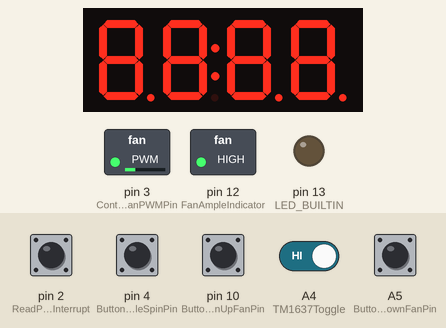
This sketch was run on a simulated Arduino Nano, built with avr-gcc and run on an emulated ATmega328P. Parts: 4-digit seven-segment display, switched loads named in the sketch (green lamp = pin HIGH), output pins drawn as LEDs (lit = HIGH). The inputs (shaded band) are chosen by the test bench; at power-on: A4 (TM1637Toggle), pin 2 (ReadPwmViaInterrupt), pin 4 (ButtonFanMiddleSpinPin) HIGH, A5 (ButtonTurnDownFanPin), pin 10 (ButtonTurnUpFanPin) LOW.

Above: at 1.2 s.
1.3 s: pin 10 (ButtonTurnUpFanPin) pulled HIGH for 1 s
At 1.9 s:
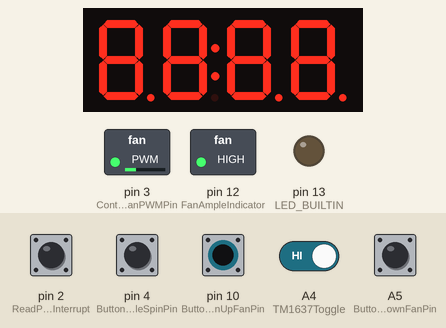
3.8 s: pin 2 (ReadPwmViaInterrupt) pulled LOW for 0.15 s
At 5.4 s:
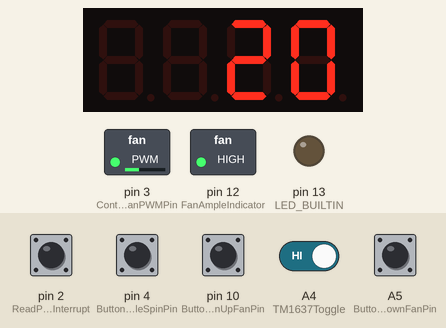
6.9 s: pin 10 (ButtonTurnUpFanPin) pulled HIGH for 0.15 s
At 7.3 s:
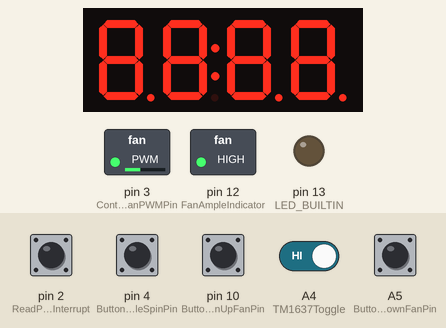
8.5 s: pin 2 (ReadPwmViaInterrupt) pulled LOW for 1 s
At 9.1 s:
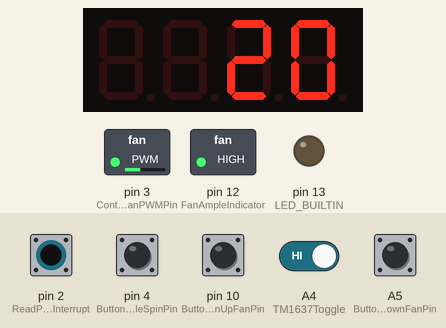
11.7 s: pin 4 (ButtonFanMiddleSpinPin) pulled LOW for 0.15 s
At 12.7 s:
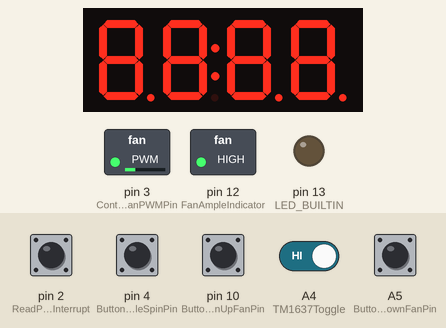
13.3 s: A5 (ButtonTurnDownFanPin) pulled HIGH for 1 s
At 14.9 s:
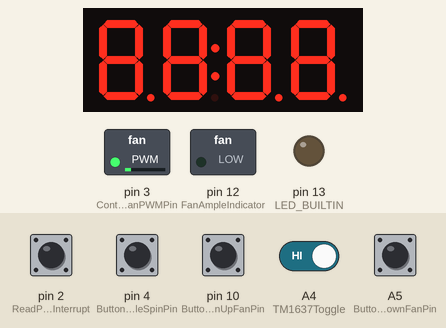
Timing chart, 0 to 16.4 s (numbered marks = the images above; inputs shaded):
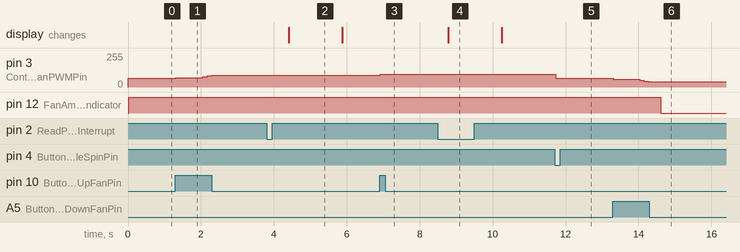

Measured:
- after the input at 1.3 s, pin 3 (ControlFanPWMPin): 64/255 → 70/255 at once, → 77/255 0.74 s later, → 83/255 0.12 s later, → 89/255 0.12 s later
- after the input at 3.8 s, the display: changes after 0.61 s (image 2)
- after the input at 6.9 s, pin 3 (ControlFanPWMPin): 89/255 → 96/255 at once
- after the input at 8.5 s, the display: changes after 0.29 s (image 4)
- after the input at 11.7 s, pin 3 (ControlFanPWMPin): 96/255 → 64/255 at once
- after the input at 13.3 s, pin 3 (ControlFanPWMPin): 64/255 → 57/255 at once, → 51/255 0.72 s later, → 45/255 0.12 s later, → 38/255 0.12 s later; pin 12 (FanAmpleIndicator): HIGH → LOW after 1.3 s
- what the display in image 2 shows lasts 1.5 s, from 4.4 s to 5.9 s

The sketch:

testt.ino
```cpp
#include <TM1637Display.h>

#include "string.h"

static const uint8_t ButtonTurnDownFanPin = A5;
static const uint8_t TM1637Toggle = A4;
static const uint8_t ButtonTurnUpFanPin = 10;
static const uint8_t ButtonFanMiddleSpinPin = 4;
static const uint8_t ReadPwmViaInterrupt = 2;
static const uint8_t FanAmpleIndicator = 12;
static const uint8_t TM1637CLK = 5;
static const uint8_t TM1637DIO = 6;
TM1637Display tm1637 = TM1637Display(TM1637CLK, TM1637DIO, 80);
// const uint8_t tm1637_void_pattern[] = {0x00, 0x00, 0x00, 0x00};
const uint8_t tm1637_all_pattern[] = {0xff, 0xff, 0xff, 0xff};

/*
 * For Timer2 OC2B for 25 kHz PWM
 */
static const uint8_t ControlFanPWMPin = 3;              // Timer2 OC2A on Arduino Nano
static const auto TCCR2A__ = _BV(COM2B1) | _BV(WGM20);  // Phase Correct PWM allows for easy 0% PWM
static const auto TCCR2B__ = _BV(CS21) | _BV(WGM22);    // No scaling (16 MHz), use OC2A to fine tune resulting freq.
static const unsigned MAX_DUTY_OCR2A = 40;              // Both for PWM granularity and down-scaling to 25 kHz.
static const unsigned DEFAULT_PWM_DUTY = MAX_DUTY_OCR2A / 4;
static const unsigned AMPLE_PWM_DUTY = MAX_DUTY_OCR2A / 5;
/*
 * Above is Timer2 OC2B PWM config.
 */

// Volatile data for ISR
static volatile unsigned long falling_edges = 0;
void pwm_counter_isr() {
    falling_edges += 1;
}

// static const int BufLen = 255;
static const unsigned long DelayTime = 20;  // In ms, determines the loop delay

class FanControlState {
   private:
    typedef enum FanControl {
        Up,
        Down,
        ConstantMiddle,
        None,
    } FanControl;
    FanControl fc;
    unsigned state;
    unsigned short clock;
    unsigned short clock_tick;
    const unsigned short period;

   public:
    FanControlState(const unsigned short period) : fc(None), state(0), clock(0), clock_tick(1), period(period) {}
    void change_state(bool up_button, bool down_button, bool const_button) {
        if ((fc == Down && down_button) || (fc == Up && up_button)) {
            if (state == period) {
                clock_tick = 6;
            } else {
                ++state;
            }
        } else if ((fc == None || fc == ConstantMiddle) && const_button) {
            fc = ConstantMiddle;
        } else if (fc == None && (up_button || down_button)) {
            state = 1;
            fc = up_button ? Up : Down;
        } else {
            fc = None;
            state = 0;
            clock_tick = 1;
            clock = 0;
        }
    }
    void apply_pwm() {
        if (clock == 0) {
            if (fc == Down) {
                OCR2B = (OCR2B > 0) ? OCR2B - 1 : 0;
            } else if (fc == Up) {
                OCR2B = (OCR2B < MAX_DUTY_OCR2A) ? OCR2B + 1 : MAX_DUTY_OCR2A;
            } else if (fc == ConstantMiddle) {
                OCR2B = DEFAULT_PWM_DUTY;
            }
        }
    }
    inline void tick() {
        if (fc != None) {
            clock = (clock < period - clock_tick) ? clock + clock_tick : 0;
        }
    }
    void dump(char* const buf) {
        char tmp_c = '\0';
        if (Up == fc) {
            tmp_c = 'U';
        } else if (Down == fc) {
            tmp_c = 'D';
        } else if (ConstantMiddle == fc) {
            tmp_c = 'M';
        } else {
            tmp_c = 'N';
        }
        sprintf(buf, "state%d, clock%d, clock_tick%d, fc%c", state, clock, clock_tick, tmp_c);
    }
};

class Control1637State {
   public:
    Control1637State(const unsigned short db, const unsigned short sw) : debounce_thres(db), sticky_thres(sw), debounce(0), sticky(0), disp_now(On), disp_prev(On) {}
    void change_state(bool button) {
        if (button) {
            if (debounce == 0) {
                if (sticky > 0) {
                    // sticky key
                    // user is switching type of display, rather than switching on/off
                    // restore previous display on/off information
                    disp_now = disp_prev;
                    dk = (RPM == dk) ? Duty : RPM;
                    sticky = 0;
                } else {
                    disp_prev = disp_now;
                    disp_now = MaySwitch;
                }
            }
            debounce = debounce_thres;
        }
    }
    void tick() {
        if (debounce > 0) {
            if (1 == debounce) {
                debounce = 0;
                sticky = sticky_thres;
            } else {
                debounce -= 1;
            }
        } else if (sticky > 0) {
            sticky = (1 == sticky) ? 0 : sticky - 1;
            if (0 == sticky && MaySwitch == disp_now) {
                disp_now = (On == disp_prev) ? Off : On;
            }
        }
    }
    void apply_display(TM1637Display& tm1637, const unsigned long& rpm, const unsigned& duty_reg) const {
        if (On == disp_now || (On == disp_prev && MaySwitch == disp_now)) {
            switch (dk) {
                case RPM:
                    tm1637.showNumberDec((int)rpm);
                    break;
                case Duty:
                    static const uint8_t percent_segments = SEG_A | SEG_C | SEG_D | SEG_F;
                    // upper-left, up, lower-right, bottom
                    int duty = (int)((unsigned long)duty_reg * 1000ul / (unsigned long)MAX_DUTY_OCR2A / 10ul);
                    if (duty > 100) {
                        duty = 100;
                    } else if (duty < 0) {
                        duty = 0;
                    }
                    tm1637.showNumberDec(duty, false, 3, 0);
                    tm1637.setSegments(&percent_segments, 1, 3);
                    break;
            }
        } else {
            tm1637.clear();
        }
    }

   private:
    typedef enum DisplayKind {
        RPM,
        Duty,
    } DisplayKind;
    DisplayKind dk;
    typedef enum DisplayOnOff {
        Off,
        MaySwitch,
        On,
    } DisplayOnOff;
    DisplayOnOff disp_now;
    DisplayOnOff disp_prev;
    unsigned short debounce;
    unsigned short sticky;
    const unsigned short debounce_thres;
    const unsigned short sticky_thres;
};

void setup() {
    pinMode(LED_BUILTIN, OUTPUT);
    pinMode(ButtonTurnDownFanPin, INPUT);
    pinMode(ButtonTurnUpFanPin, INPUT);
    pinMode(ButtonFanMiddleSpinPin, INPUT_PULLUP);
    pinMode(TM1637Toggle, INPUT_PULLUP);
    pinMode(ControlFanPWMPin, OUTPUT);
    pinMode(ReadPwmViaInterrupt, INPUT);
    pinMode(FanAmpleIndicator, OUTPUT);

    // Sanyo Denki Tachometer uses open collector.
    attachInterrupt(digitalPinToInterrupt(ReadPwmViaInterrupt), pwm_counter_isr, FALLING);

    /* Setup PWM Output
     *
     * Sanyo Denki fans use 25 kHz signal to do PWM
     * whereas Arduino Nano uses 490/980 Hz depending on which pin.
     *
     * Use Phase Correct PWM
     * since on Arduino Nano Fast PWM doesn't allow 0% PWM
     * without some hacking: need to turn off PWM to do that.
     * It's possible but just more work.
     *
     * Here we use Timer2 since Timer0 is used for clock for several internal
     * library functions while Timer1 is used for the Servo library.
     */
    // Override OC2A to Phase Correct PWM Mode
    TCCR2A = TCCR2A__;
    // No scaling, Arduino is 16M
    // Phase Correct, OCRA as TOP s.t. output is 25K.
    TCCR2B = TCCR2B__;
    OCR2A = MAX_DUTY_OCR2A;
    OCR2B = DEFAULT_PWM_DUTY;  // initial PWM set at around 25% duty

    // Serial.begin(9600);
    tm1637.setBrightness(0, true);
    tm1637.clear();
}

void loop() {
    static int counter = 0;
    // static char buf[BufLen];
    static FanControlState fcs(36);
    static Control1637State c1s(3, 400 / DelayTime);
    static const unsigned clock_period = 72;
    static unsigned clock = 0;

    const bool UpButton = digitalRead(ButtonTurnUpFanPin) == HIGH;
    const bool DownButton = digitalRead(ButtonTurnDownFanPin) == HIGH;
    const bool ConstButton = digitalRead(ButtonFanMiddleSpinPin) == LOW;
    const bool TM1637Button = digitalRead(TM1637Toggle) == LOW;

    fcs.change_state(UpButton, DownButton, ConstButton);
    c1s.change_state(TM1637Button);
    fcs.apply_pwm();

    if (0 == clock) {
        const unsigned reg = OCR2B;
        // memset(buf, 0, BufLen);
        noInterrupts();
        const unsigned long fes = falling_edges;
        falling_edges = 0;
        interrupts();
        const unsigned long rpm = (fes * 30000ul) / ((unsigned long)clock_period * (unsigned long)DelayTime);
        // sprintf(buf, "OCR2B=%u, UpButton%d, DownButton%d, ConstButton%d, fes%d, rpm%04X_%ld, ", reg, UpButton, DownButton, ConstButton, fes, rpm, rpm);
        // fcs.dump(buf + strlen(buf));
        digitalWrite(FanAmpleIndicator, (reg >= AMPLE_PWM_DUTY) ? HIGH : LOW);
        // Serial.println(buf);
        if (0 == rpm) {
            tm1637.setSegments(tm1637_all_pattern);
        } else {
            c1s.apply_display(tm1637, rpm, reg);
        }
    }

    clock = (clock < clock_period - 1) ? clock + 1 : 0;
    fcs.tick();
    c1s.tick();
    delay(DelayTime);
}
```
